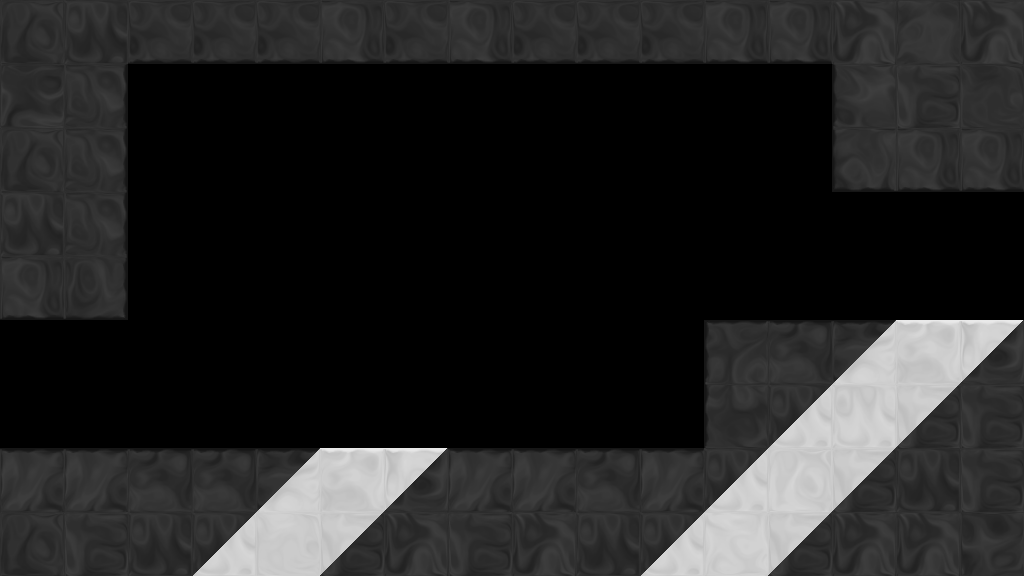

Rendered tile map (Tiled .tmx) drawn with the repository's tilesets; below, a short description and the full map source, tile grids included:
An orthogonal 16x9 tile map with 64x64 px tiles, 1 tile layer (tile), 1 hidden layer not drawn, 4 tilesets and 6 objects (2x OrbBlue, 2x Exit, DoorBlue, MinerSitting).

<map version="1.0" orientation="orthogonal" width="16" height="9" tilewidth="64" tileheight="64">
 <properties>
  <property name="bg" value="bg2" />
  <property name="bgParallaxX" value=".6" />
  <property name="bgParallaxY" value=".6" />
  <property name="music" value="level_blue" />
 </properties>
 <tileset firstgid="1" source="tiles/black_tiles.tsx" />
 <tileset firstgid="50" source="tiles/white_tiles.tsx" />
 <tileset firstgid="99" source="tiles/mixed_tiles.tsx" />
 <tileset firstgid="211" source="tiles/glass_tiles.tsx" />
 <layer name="backTile" width="16" height="9" visible="0">
  <data encoding="csv">
0,0,0,0,0,0,0,0,0,0,0,0,0,0,0,0,
0,0,0,0,0,0,0,0,0,0,0,0,0,0,0,0,
0,0,0,0,0,0,0,0,0,0,0,0,0,0,0,0,
0,0,0,0,0,0,0,0,0,0,0,0,0,0,0,0,
0,0,0,0,0,0,0,0,0,0,0,0,0,0,0,0,
0,0,0,0,0,0,0,0,0,0,0,0,0,0,0,0,
0,0,0,0,0,0,0,0,0,0,0,0,0,0,0,0,
0,0,0,0,0,0,0,0,0,0,0,0,0,0,0,0,
0,0,0,0,0,0,0,0,0,0,0,0,0,0,0,0
</data>
 </layer>
 <objectgroup name="obj" width="16" height="9">
  <object type="DoorBlue" x="832" y="192" width="64" height="128" />
  <object type="OrbBlue" x="160" y="192" width="64" height="64" />
  <object type="OrbBlue" x="608" y="96" width="64" height="64" />
  <object type="MinerSitting" x="704" y="301" />
 </objectgroup>
 <layer name="tile" width="16" height="9">
  <data encoding="csv">
28,4,31,31,31,38,31,38,31,31,31,38,38,1,6,1,
42,25,0,0,0,0,0,0,0,0,0,0,0,22,2,7,
28,25,0,0,0,0,0,0,0,0,0,0,0,37,38,38,
4,25,0,0,0,0,0,0,0,0,0,0,0,0,0,0,
38,39,0,0,0,0,0,0,0,0,0,0,0,0,0,0,
0,0,0,0,0,0,0,0,0,0,0,16,17,109,66,107,
0,0,0,0,0,0,0,0,0,0,0,23,102,53,100,2,
10,10,17,17,109,66,107,10,10,17,10,102,77,100,4,2,
28,2,4,102,56,100,1,2,1,4,102,84,100,1,1,5
</data>
 </layer>
 <objectgroup name="front" width="16" height="9">
  <object type="Exit" x="960" y="192" width="64" height="128">
   <properties>
    <property name="mapTo" value="hiddenOrb" />
   </properties>
  </object>
  <object type="Exit" x="0" y="320" width="64" height="128">
   <properties>
    <property name="mapTo" value="split" />
   </properties>
  </object>
 </objectgroup>
</map>
